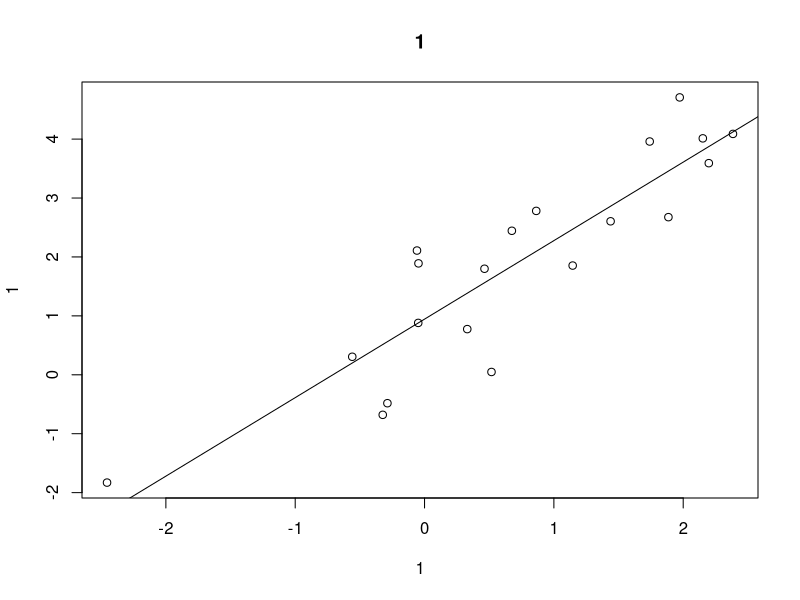
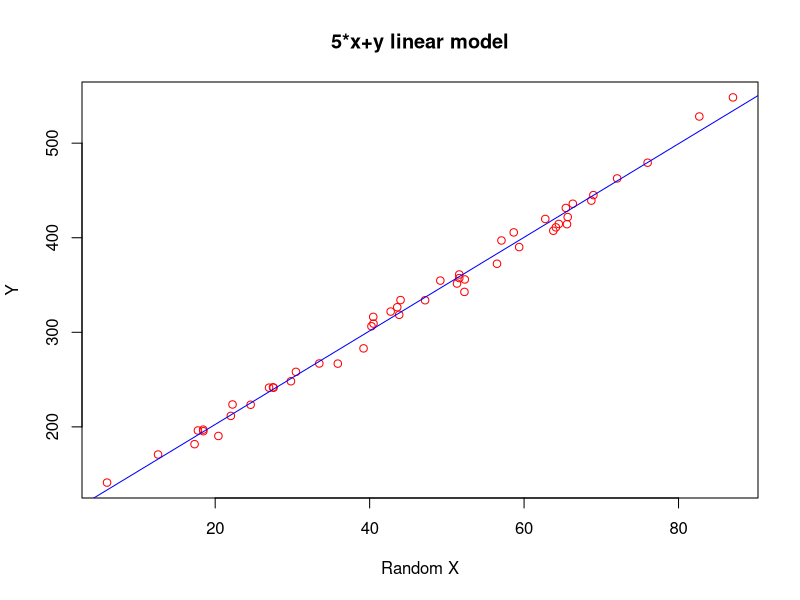

Source code (R) for these figures, in order: (Note: this script raises an error after producing the figures.)
## ---- chunk 1
knitr::opts_chunk$set(echo = TRUE)
knitr::opts_chunk$set(error = TRUE)
## ---- chunk 2

quiz <- function(n, u = 1, s = 1, a = 1, b = 1, s_err = 1, point_col = 1,
                 line_col = 1, xlabel = 1, ylabel = 1, title = 1){
  x <- rnorm(n, mean = u, sd = s)
  y <- a*x + b
  y <- y + rnorm(n, sd = s_err)
  mod <- lm(y ~ x)
  plot(x,y, xlab = xlabel, ylab = ylabel, main = title, col = point_col)
  abline(mod, col = line_col)
}

formals(quiz)
attr(quiz, "srcref")

## ---- chunk 3
#defaults
quiz(20)
## ---- chunk 4
quiz(50, u = 50, s = 20, a = 5, b = 100, 10, point_col = "red", line_col = "blue",
     xlabel = "Random X", ylabel = "Y", title = "5*x+y linear model")
## ---- chunk 5
testEnv <- new.env()

testEnv$x <- 2
x <- "bob"

f <- function() print(x)

f()

environment(f) <- testEnv

f()

## ---- chunk 6
f2 <- function(x) x+2
f3 <- function(){
  f2 <- 10
  f2(f2)
}
f3()
## ---- chunk 7
g <- function(x){
  "Hi"
}

g(stop("Danger, Will Robinson!"))

g()

## ---- chunk 8
f <- function(x, ...){
  sum(x^2, ...)
}

y <- c(1:10, NA, 11)

f(y)

f(y, na.rm = T)
## ---- chunk 9
f <- function(...) list(...)

f(x=1:4, y=c("ab","cd"), z = 3 + 4i)

g <- function(...){
  otherArgs <- list(...)
  exp(otherArgs$x)
}

g(x=1:4, y=c("ab","cd"), z = 3 + 4i)

## ---- chunk 10

g <- function(...){
  exp(..1)
  
}

g(x=1:4, y=c("ab","cd"), z = 3 + 4i)

## ---- chunk 11
f <- function(x) invisible(x^3)

f(2)

val <- f(2)
val

withVisible(f(2))
## ---- chunk 12
f <- function(x){
  stop("None shall pass")
  x^3
}

f(5)
## ---- chunk 13
# Hmmmm... I lost today's history.
# Sadness.
